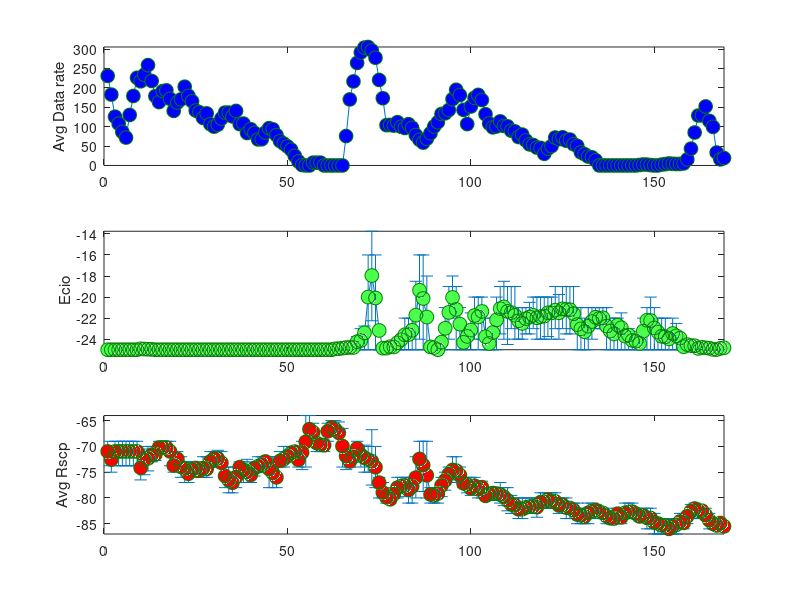
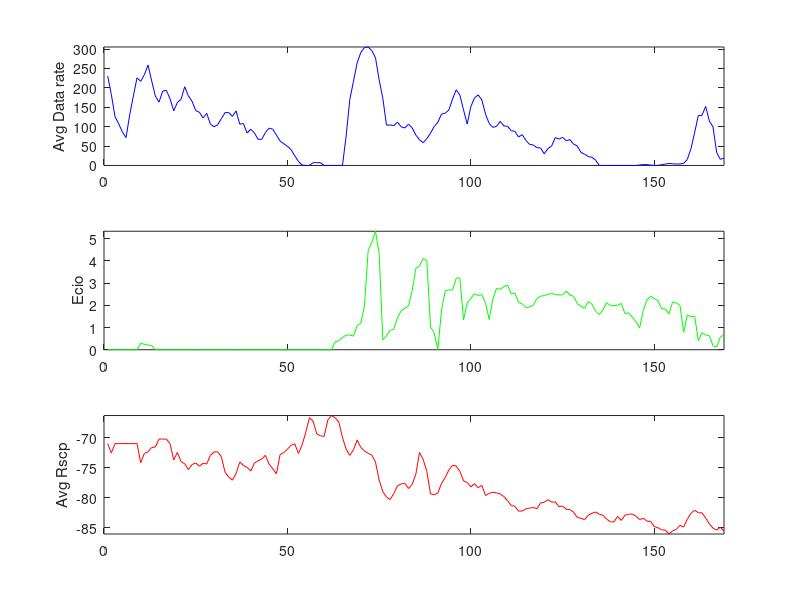

MATLAB code to generate these figures, in order:
clear;
clc;
[X(:,1),X(:,2),time1]=textread('201501211809_download.txt','%f%f%s','headerlines',0);
[D(:,1),D(:,2),time2]=textread('20150121180932_parse.txt','%f%f%s','headerlines',0);

start_time1=str2double(time1{1}(1:2))*60*60+str2double(time1{1}(4:5))*60+str2double(time1{1}(7:8));
start_time2=str2double(time2{1}(1:2))*60*60+str2double(time2{1}(4:5))*60+str2double(time2{1}(7:8));
finish_time1=str2double(time1{size(time1,1)}(1:2))*60*60+str2double(time1{size(time1,1)}(4:5))*60+str2double(time1{size(time1,1)}(7:8));
finish_time2=str2double(time2{size(time2,1)}(1:2))*60*60+str2double(time2{size(time2,1)}(4:5))*60+str2double(time2{size(time2,1)}(7:8));
% start time alligenmnet
if start_time1 > start_time2
    id=1;
    for i=1:size(D,1)
        temp_time=str2double(time2{i}(1:2))*60*60+str2double(time2{i}(4:5))*60+str2double(time2{i}(7:8));
        if temp_time >= start_time1
            Temp(id,:)=D(i,:);
            Temp_time(:,id) = time2(i);
            id=id+1;
        end
    end
    D=Temp;
    time2=Temp_time;
else
    id=1;
    for i=1:size(X,1)
        temp_time=str2double(time1{i}(1:2))*60*60+str2double(time1{i}(4:5))*60+str2double(time1{i}(7:8));
        if temp_time >= start_time2
            Temp(id,:)=X(i,:);
            Temp_time(id,:) = time1(i);
            id=id+1;
        end
    end
    X=Temp;
    time1=Temp_time;
end
clear Temp Temp_time;
% finish time alligenmnet
if finish_time1 > finish_time2
    id=1;
    for i=1:size(X,1)
        temp_time=str2double(time1{i}(1:2))*60*60+str2double(time1{i}(4:5))*60+str2double(time1{i}(7:8));
        if temp_time <= finish_time2
            Temp(id,:)=X(i,:);
            Temp_time(id,:) = time1(i);
            id=id+1;
        end
    end   
    X=Temp;
    time1=Temp_time;
else
    id=1;
    for i=1:size(D,1)
        temp_time=str2double(time2{i}(1:2))*60*60+str2double(time2{i}(4:5))*60+str2double(time2{i}(7:8));
        if temp_time <= finish_time1
            Temp(id,:)=D(i,:);
            Temp_time(:,id) = time2(i);
            id=id+1;
        end
    end
    D=Temp;
    time2=Temp_time;
end                
start_time=str2double(time1{1}(1:2))*60*60+str2double(time1{1}(4:5))*60+str2double(time1{1}(7:8));
finish_time=str2double(time1{size(time1,1)}(1:2))*60*60+str2double(time1{size(time1,1)}(4:5))*60+str2double(time1{size(time1,1)}(7:8));
seconds=finish_time-start_time;
% moving average 
window_size=3;
window_time=start_time;
Avg=[];
for j=1:seconds-window_size+1
    k=1;
    temp_sum=0;
    temp_avg=0;
    num=0;
    while(true)
      if str2double(time1{k}(1:2))*60*60+str2double(time1{k}(4:5))*60+str2double(time1{k}(7:8)) >= window_time+window_size 
          Avg=[Avg temp_sum/num];
          temp_sum=0;
          num=0;
          break;
      elseif str2double(time1{k}(1:2))*60*60+str2double(time1{k}(4:5))*60+str2double(time1{k}(7:8)) >= window_time
         temp_sum=temp_sum+X(k,1);
         k=k+1;
         num=num+1;
      else
         k=k+1;
      end    
    end
    window_time=window_time+1;
end
%label genearation    
Y=[];
for j=2:size(Avg,2)
    if Avg(j)>Avg(j-1)
        Y(j-1)=+1;
    else    
        Y(j-1)=-1;
    end    
end   
%RSCP ECIO
Avg_Ecio=[];
Std_Ecio=[];
Max_Ecio=[];
Min_Ecio=[];
Q1_Ecio=[];
Q3_Ecio=[];
Avg_Rscp=[];
Std_Rscp=[];
Max_Rscp=[];
Min_Rscp=[];
Q1_Rscp=[];
Q3_Rscp=[];
temp_value1=[];
temp_value2=[];
window_time=start_time;
for j=1:seconds-window_size+1
    k=1;
    temp_value1=[];
    temp_value2=[];
    while(true)
      if str2double(time2{k}(1:2))*60*60+str2double(time2{k}(4:5))*60+str2double(time2{k}(7:8)) >= window_time+window_size 
          if size(temp_value1,2) ~= 0
            Q1_Ecio=[Q1_Ecio prctile(temp_value1,25)];
            Q3_Ecio=[Q3_Ecio prctile(temp_value1,75)];
            Avg_Ecio=[Avg_Ecio mean(temp_value1)];
            Std_Ecio=[Std_Ecio std(temp_value1)];
            Max_Ecio=[Max_Ecio max(temp_value1)];
            Min_Ecio=[Min_Ecio min(temp_value1)];
          else
            Q1_Ecio=[Q1_Ecio Q1_Ecio(size(Q1_Ecio,1))];  
            Q3_Ecio=[Q3_Ecio Q3_Ecio(size(Q3_Ecio,1))];   
            Avg_Ecio=[Avg_Ecio Avg_Ecio(size(Avg_Ecio,1))];  
            Std_Ecio=[Std_Ecio Std_Ecio(size(Std_Ecio,1))];
            Max_Ecio=[Max_Ecio Max_Ecio(size(Max_Ecio,1))];
            Min_Ecio=[Min_Ecio Min_Ecio(size(Min_Ecio,1))];
          end
          if size(temp_value2,2) ~= 0
            Q1_Rscp=[Q1_Rscp prctile(temp_value2,25)];
            Q3_Rscp=[Q3_Rscp prctile(temp_value2,75)];
            Avg_Rscp=[Avg_Rscp mean(temp_value2)];  
            Std_Rscp=[Std_Rscp std(temp_value2)];
            Max_Rscp=[Max_Rscp max(temp_value2)];
            Min_Rscp=[Min_Rscp min(temp_value2)];
          else
            Q1_Rscp=[Q1_Rscp Q1_Rscp(size(Q1_Rscp,1))];  
            Q3_Rscp=[Q3_Rscp Q3_Rscp(size(Q3_Rscp,1))];
            Avg_Rscp=[Avg_Rscp Avg_Rscp(size(Avg_Rscp,1))];  
            Std_Rscp=[Std_Rscp Std_Rscp(size(Std_Rscp,1))];
            Max_Rscp=[Max_Rscp Max_Rscp(size(Max_Rscp,1))];
            Min_Rscp=[Min_Rscp Min_Rscp(size(Min_Rscp,1))];
          end
          break;
      elseif str2double(time2{k}(1:2))*60*60+str2double(time2{k}(4:5))*60+str2double(time2{k}(7:8)) >= window_time
         temp_value1=[temp_value1 D(k,1)];
         temp_value2=[temp_value2 D(k,2)];
         k=k+1;
      else
         k=k+1;
      end    
    end
    window_time=window_time+1;
end
Data(1,:)=Avg(1,2:size(Avg,2));
Data(2,:)=Max_Ecio(1,2:size(Max_Ecio,2));
Data(3,:)=Min_Ecio(1,2:size(Min_Ecio,2));
Data(4,:)=Std_Ecio(1,2:size(Std_Ecio,2));
Data(5,:)=Max_Rscp(1,2:size(Max_Rscp,2));
Data(6,:)=Min_Rscp(1,2:size(Min_Rscp,2));
Data(7,:)=Std_Rscp(1,2:size(Std_Rscp,2));
Data=Data';        

figure(1);
subplot(3,1,1);
k=plot(Avg,'o-');
set(k, 'MarkerSize', 10, 'MarkerFaceColor', 'b', ...
    'MarkerEdgeColor', [0 .5 0]);
axis([0,size(Avg,2),-inf,inf]);
ylabel('Avg Data rate');
subplot(3,1,2);
h=errorbar(1:size(Avg_Ecio,2),Avg_Ecio,Avg_Ecio-Q1_Ecio,Q3_Ecio-Avg_Ecio,'o-');
set(h, 'MarkerSize', 10, 'MarkerFaceColor', [.3 1 .3], ...
    'MarkerEdgeColor', [0 .5 0]);
axis([0,size(Avg_Ecio,2),-inf,inf]);
ylabel('Ecio');
subplot(3,1,3);
g=errorbar(1:size(Avg_Rscp,2),Avg_Rscp,Avg_Rscp-Q1_Rscp,Q3_Rscp-Avg_Rscp,'o-');
set(g, 'MarkerSize', 10, 'MarkerFaceColor', 'r', ...
    'MarkerEdgeColor', [0 .5 0]);
axis([0,size(Avg_Rscp,2),-inf,inf]);
ylabel('Avg Rscp');

figure(2);
subplot(3,1,1);
plot(Avg,'b');
axis([0,size(Avg,2),-inf,inf]);
ylabel('Avg Data rate');
subplot(3,1,2);
plot(Std_Ecio,'g');
axis([0,size(Std_Ecio,2),-inf,inf]);
ylabel('Ecio');
subplot(3,1,3);
plot(Avg_Rscp,'r')
axis([0,size(Avg_Rscp,2),-inf,inf]);
ylabel('Avg Rscp');